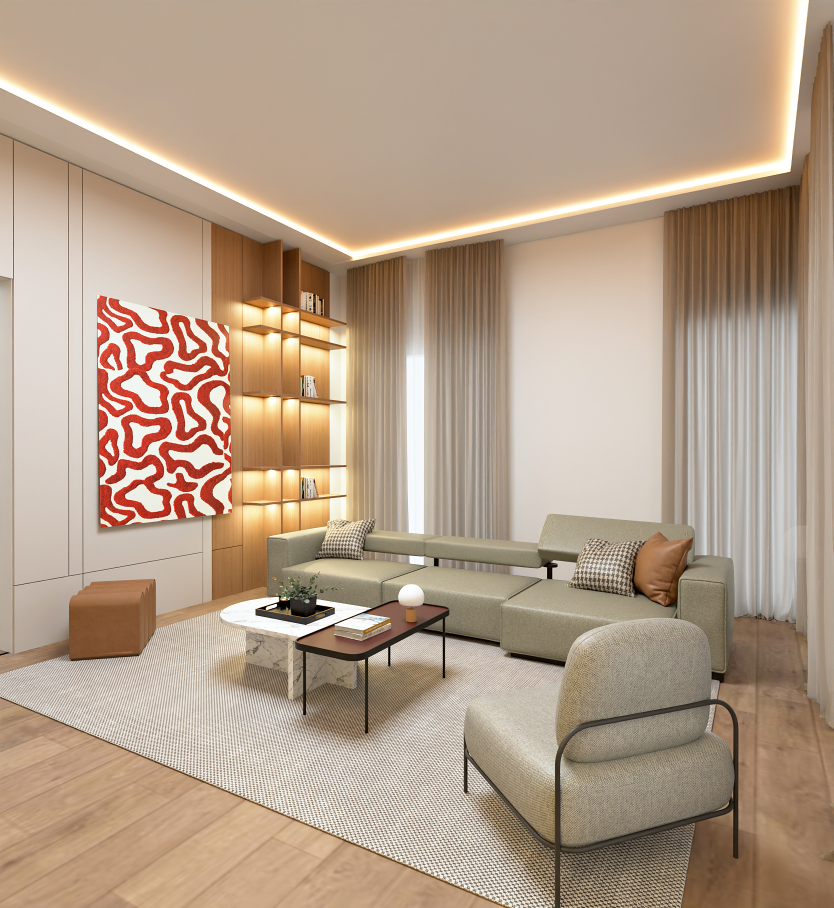
#> input picture projects/instagram-lancement/rendus/retouches/01-salon-tableau-bordeaux.jpg, 1667 x 1816 px (shown at 1/2 size); its folder holds only this picture in this run
$ python compose_feed_v2.py
#> lines starting #> are read from the running program, lines starting #| are printed output that depends on the picture
"""KAÏRA — feed v2 construit à partir des rendus du studio (aucune image générée).

Usage : python3 tools/retouche_rendus.py   puis   python3 tools/compose_feed_v2.py
Entrée : rendus/retouches/  ·  Sortie : livrables/feed-v2/ (publications 1080 × 1350, grille, planche)
Le feed v1 (livrables/visuels, livrables/grille-feed.jpg, légendes) n'est pas modifié.
"""
import json, pathlib, shutil, subprocess
from PIL import Image, ImageDraw

ROOT = pathlib.Path(__file__).resolve().parent.parent
RET = ROOT / "rendus/retouches"
B = ROOT / "build-v2"
IMG = B / "img"
OUT = ROOT / "livrables/feed-v2"
FONTS_SRC = ROOT.parent / "dossier-client/build/fonts"
W, H = 1080, 1350

C = dict(paper="#FAF7F2", ivory="#F4EFE6", sage="#E5E6D8", choc="#3B2A22", walnut="#5A3E2E", oak="#B08A64",
         olive="#5E6B47", bord="#6E2433", muted="#8C7462")

FONTFACE = "".join(
    f'@font-face{{font-family:"{fam}";font-weight:{w};font-style:{st};src:url(fonts/{f})}}'
    for fam, w, st, f in [("Cormorant", 300, "normal", "cormorant-garamond-latin-300-normal.woff2"),
                          ("Cormorant", 400, "normal", "cormorant-garamond-latin-400-normal.woff2"),
                          ("Cormorant", 500, "normal", "cormorant-garamond-latin-500-normal.woff2"),
                          ("Cormorant", 300, "italic", "cormorant-garamond-latin-300-italic.woff2"),
                          ("Cormorant", 400, "italic", "cormorant-garamond-latin-400-italic.woff2"),
                          ("Jost", 300, "normal", "jost-latin-300-normal.woff2"),
                          ("Jost", 400, "normal", "jost-latin-400-normal.woff2"),
                          ("Jost", 500, "normal", "jost-latin-500-normal.woff2")])
CSS = FONTFACE + f"""
*{{margin:0;padding:0;box-sizing:border-box}} html,body{{width:{W}px;height:{H}px;overflow:hidden}}
body{{position:relative;font-family:Jost;font-weight:300;color:{C['choc']};-webkit-font-smoothing:antialiased}}
.serif{{font-family:Cormorant;font-weight:300}} .serif i{{font-style:italic;color:{C['bord']}}}
.caps{{font-family:Jost;font-weight:400;text-transform:uppercase;letter-spacing:.3em;font-size:13px}}
.abs{{position:absolute}} img{{display:block}}
.mark{{font-family:Cormorant;font-weight:400;letter-spacing:.42em;font-size:21px}}
"""

# ------------------------------------------------------------------ préparation des images


def src(name):
    return Image.open(RET / f"{name}.jpg").convert("RGB")


def crop_to(im, box, size):
    """Recadre `box`, puis ajuste au ratio de `size` (rognage centré minimal) et redimensionne."""
    im = im.crop(box) if box else im
    tw, th = size
    r, rt = im.width / im.height, tw / th
    if r > rt:                                   # trop large : rogne les côtés
        nw = round(im.height * rt); x = (im.width - nw) // 2
        im = im.crop((x, 0, x + nw, im.height))
    elif r < rt:                                 # trop haut : rogne haut et bas
        nh = round(im.width / rt); y = (im.height - nh) // 2
        im = im.crop((0, y, im.width, y + nh))
    return im.resize(size, Image.LANCZOS)


def fit(box_w, box_h, w, h):
    s = min(box_w / w, box_h / h)
    return round(w * s), round(h * s)


def prep(pid, name, box, size):
    IMG.mkdir(parents=True, exist_ok=True)
    crop_to(src(name), box, size).save(IMG / f"{pid}.jpg", quality=95, subsampling=0)
    return f"img/{pid}.jpg"


# ------------------------------------------------------------------ gabarits


def cover_band(pid, name, kicker, title, num, box=None):
    """Couverture : rendu complet en haut, bandeau papier avec titre éditorial."""
    ph = 1177
    url = prep(pid, name, box, (W, ph))
    return C["paper"], f"""
<img class="abs" src="{url}" style="left:0;top:0;width:{W}px;height:{ph}px">
<div class="abs" style="left:0;right:0;top:{ph}px;height:1px;background:{C['oak']};opacity:.55"></div>
<div class="abs" style="left:76px;top:{ph + 34}px">
  <div class="caps" style="color:{C['olive']}">{kicker}</div>
  <div class="serif" style="font-size:52px;line-height:1;margin-top:14px">{title}</div>
</div>
<div class="abs" style="right:76px;top:{ph + 40}px;text-align:right">
  <div class="mark">KAÏRA</div>
  <div class="caps" style="font-size:11px;color:{C['muted']};margin-top:14px">N° {num}</div>
</div>"""


def full_bleed(pid, name, box):
    url = prep(pid, name, box, (W, H))
    return "#000", f'<img class="abs" src="{url}" style="left:0;top:0;width:{W}px;height:{H}px">'


def detail(pid, name, box, kicker, title, text, maxh=930):
    """Détail cadré sur papier, légende courte en dessous."""
    x0, y0, x1, y1 = box
    w, h = fit(928, maxh, x1 - x0, y1 - y0)
    url = prep(pid, name, box, (w, h))
    cap_h = 190
    top = max(92, (H - (h + 56 + cap_h)) // 2)
    left = (W - w) // 2
    return C["paper"], f"""
<img class="abs" src="{url}" style="left:{left}px;top:{top}px;width:{w}px;height:{h}px">
<div class="abs" style="left:{left}px;top:{top + h + 50}px;width:{max(w, 600)}px">
  <div class="caps" style="color:{C['olive']}">{kicker}</div>
  <div class="serif" style="font-size:42px;line-height:1.05;margin-top:12px">{title}</div>
  <div style="font-size:18px;line-height:1.55;color:{C['walnut']};margin-top:12px;max-width:640px">{text}</div>
</div>
<div class="abs mark" style="right:76px;bottom:64px;font-size:17px;color:{C['muted']}">KAÏRA</div>"""


# [14 lines left out: function cover_landscape, not called in this run]


def manifesto():
    return C["ivory"], f"""
<div class="abs" style="inset:64px;border:1.5px solid {C['oak']}"></div>
<div class="abs" style="top:190px;left:0;right:0;text-align:center">
  <div class="serif" style="font-size:124px;letter-spacing:.28em;margin-left:.28em;font-weight:400">KAÏRA</div>
  <div class="caps" style="font-size:18px;margin-top:8px;color:{C['walnut']}">Interior Design</div>
</div>
<div class="abs" style="top:600px;left:0;right:0;text-align:center">
  <div style="width:72px;height:2px;background:{C['olive']};margin:0 auto 60px"></div>
  <div class="serif" style="font-size:96px;line-height:1.02">The architecture<br><i>of calm</i></div>
</div>
<div class="abs caps" style="bottom:150px;left:0;right:0;text-align:center;font-size:15px;color:{C['walnut']}">
  Space &nbsp;·&nbsp; Material &nbsp;·&nbsp; Light</div>"""


SWATCHES = [  # (rendu, zone carrée, nom, usage) — échantillons découpés dans les rendus du studio
    ("05-salle-a-manger-detail", (1310, 1348, 1470, 1508), "Travertine", "Dining table"),
    ("02-salon-mur-tv", (620, 1440, 920, 1740), "Natural oak", "Flooring"),
    ("03-chambre-marbre", (560, 380, 840, 660), "Green marble", "Headboard wall"),
    ("05-salle-a-manger-detail", (1420, 1600, 1620, 1800), "Bouclé", "Dining chairs"),
    ("03-chambre-marbre", (820, 1170, 1060, 1410), "Olive", "Bed throw"),
    ("05-salle-a-manger-detail", (1375, 720, 1655, 1000), "Bordeaux", "Artwork"),
]


# [36 lines left out: functions palette, services, not called in this run]


# ------------------------------------------------------------------ le feed (ordre de publication)

POSTS = [
    ("01-manifesto", [lambda: manifesto()]),
    ("02-living-room", [
        lambda: cover_band("02a", "01-salon-tableau-bordeaux", "Living Room · Concept", "Quiet <i>living</i>", "02"),
        lambda: detail("02b", "01-salon-tableau-bordeaux", (150, 330, 1010, 1405), "Detail",
                       "Light in the <i>joinery</i>", "Integrated lighting traces each shelf, and a bordeaux artwork answers the warmth of the wood."),
        lambda: detail("02c", "01-salon-tableau-bordeaux", (560, 1020, 1520, 1800), "Detail",
                       "Stone &amp; <i>dark wood</i>", "A marble pedestal table beside a slim dark-wood table, set on a woven rug."),
        lambda: detail("02d", "02-salon-mur-tv", (0, 330, 590, 1068), "The media wall",
                       "Backlit <i>niches</i>", "Natural wood shelving with concealed lighting and a stone-clad fin."),
    ]),
    ("03-bedroom-marble", [
        lambda: cover_band("03a", "03-chambre-marbre", "Master Bedroom · Concept", "The marble <i>suite</i>", "03"),
        lambda: detail("03b", "03-chambre-marbre", (110, 100, 1010, 1225), "Detail",
                       "A wall of <i>marble</i>", "A single panel of green marble, framed by backlit lacquer and fluted wood."),
        lambda: detail("03c", "03-chambre-marbre", (800, 1230, 1667, 1816), "Detail",
                       "Soft <i>contrasts</i>", "A channel-tufted bench on a brushed brass base, with an olive throw over ivory linen."),
    ]),
    ("04-bedroom-ivory", [
        lambda: cover_band("04a", "04-chambre-claire", "Bedroom · Concept", "Soft <i>ivory</i>", "04"),
        lambda: detail("04b", "04-chambre-claire", (40, 250, 880, 1300), "Detail",
                       "Vertical <i>rhythm</i>", "Slatted wood and two halo pendants draw the eye up towards the light cove."),
        lambda: detail("04c", "04-chambre-claire", (420, 1050, 1667, 1816), "Detail",
                       "Low and <i>enveloping</i>", "A platform bed upholstered in an ivory weave, grounded on a pale rug."),
    ]),
    ("05-palette", [lambda: palette()]),
    ("06-dining-room", [
        lambda: cover_band("06a", "06-salle-a-manger", "Dining Room · Concept", "Around the <i>table</i>", "06"),
        lambda: full_bleed("06b", "05-salle-a-manger-detail", (110, 0, 1563, 1816)),
        lambda: detail("06c", "05-salle-a-manger-detail", (380, 1180, 1667, 1816), "Detail",
                       "Travertine &amp; <i>bouclé</i>", "A travertine table surrounded by bouclé chairs with dark wood frames."),
    ]),
    ("07-open-plan", [
        lambda: cover_landscape("07a", "07-sejour-ouvert", "Living &amp; Dining · Concept", "Open-plan <i>living</i>", "07",
                                "Warm whites &nbsp;·&nbsp; natural wood &nbsp;·&nbsp; pale stone"),
        lambda: detail("07b", "07-sejour-ouvert", (620, 300, 1600, 1000), "Detail",
                       "Wood as <i>structure</i>", "Tall wood-clad volumes separate living and dining while keeping the view through to the garden."),
    ]),
    ("08-kitchen", [
        lambda: cover_band("08a", "08-cuisine", "Kitchen · Concept", "The stone <i>island</i>", "08"),
        lambda: detail("08b", "08-cuisine", (500, 800, 1330, 1600), "Detail",
                       "Stone at the <i>centre</i>", "A waterfall island in veined stone, set on herringbone flooring."),
    ]),
    ("09-services", [lambda: services()]),
]

# Grille du profil une fois les 9 publiées (la 01 en bas à droite, la 09 en haut à gauche)
GRID = [["09-services", "08-kitchen", "07-open-plan"],
        ["06-dining-room", "05-palette", "04-bedroom-ivory"],
        ["03-bedroom-marble", "02-living-room", "01-manifesto"]]


def main():
    shutil.copytree(FONTS_SRC, B / "fonts", dirs_exist_ok=True)
    jobs = []
    for post, slides in POSTS:
        (OUT / "posts" / post).mkdir(parents=True, exist_ok=True)
        for i, make in enumerate(slides, 1):
            bg, body = make()
            html = B / f"{post}-{i:02d}.html"
            html.write_text(f'<!doctype html><html><head><meta charset="utf-8"><style>{CSS}</style></head>'
                            f'<body style="background:{bg}">{body}</body></html>', encoding="utf-8")
            jobs.append({"html": str(html), "out": str(OUT / "posts" / post / f"{i:02d}.jpg")})
#> this loop made 2 passes
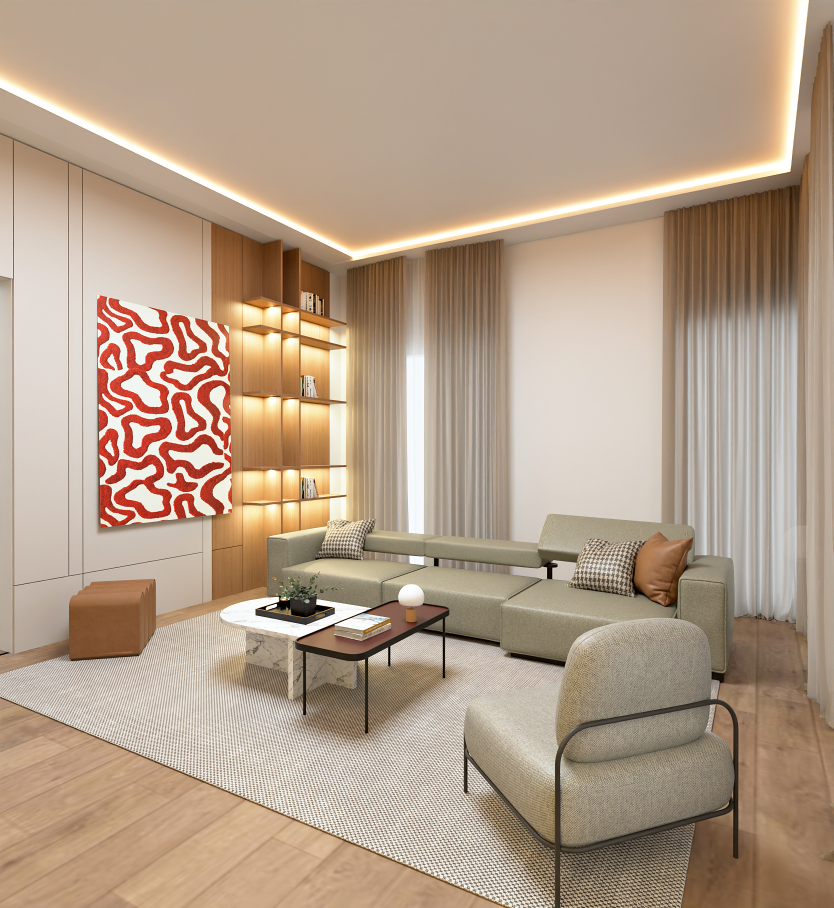
#> input picture projects/instagram-lancement/rendus/retouches/01-salon-tableau-bordeaux.jpg, 1667 x 1816 px (shown at 1/2 size)
#> pass 2, in prep, `crop_to(src(name), box, size).save(IMG / f"{pid}.jpg", quality=95, sub..`:
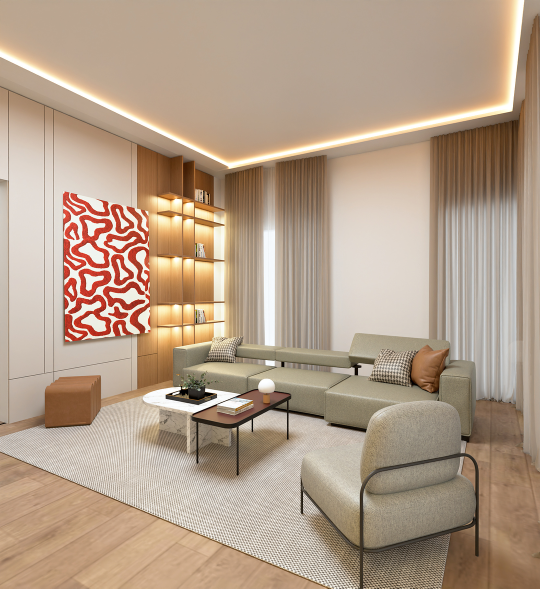
#> saved as 02a.jpg: PIL image 1080x1177 RGB (shown at 1/2 size); mean R, G, B 179.4, 157.8, 137.5
#> pass 2, in crop_to (call 2), `im = im.crop(box) if box else im`:
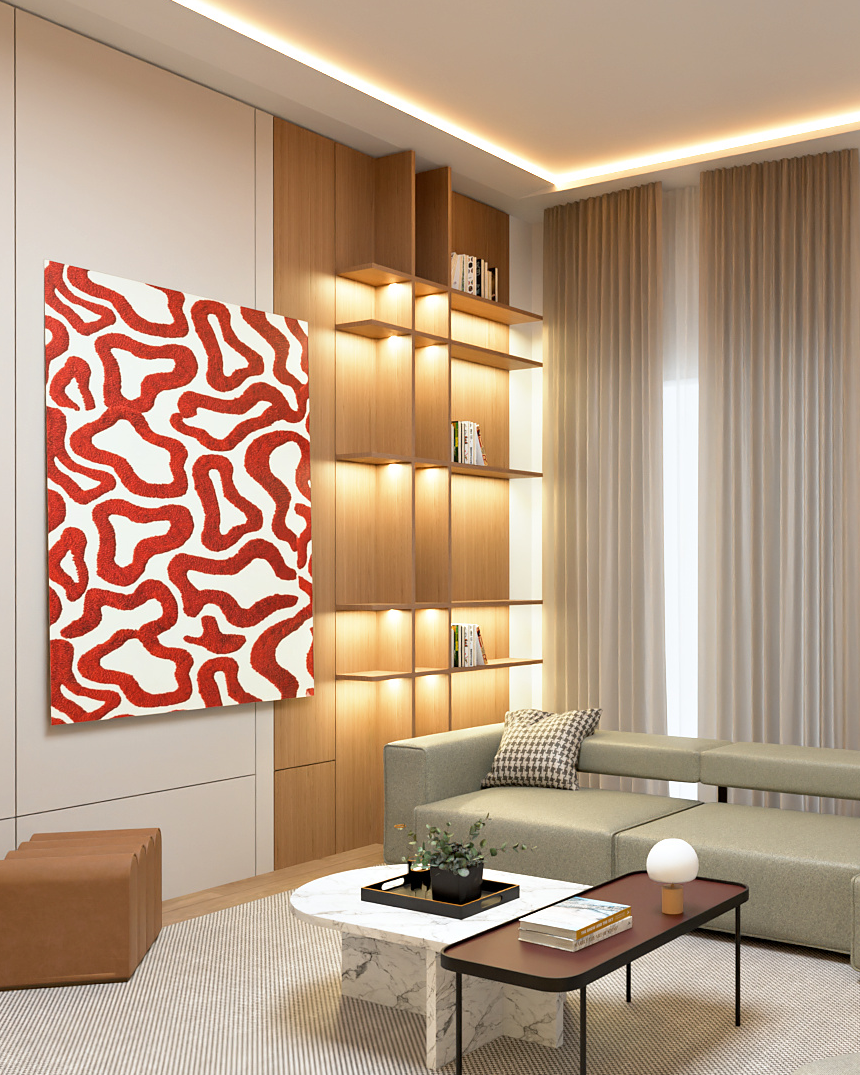
#> im: PIL image 860x1075 RGB; mean R, G, B 181.7, 153.5, 130.1
    (B / "jobs.json").write_text(json.dumps({"width": W, "height": H, "jobs": jobs}))
    subprocess.run(["node", str(ROOT / "tools/shoot_v2.js"), str(B / "jobs.json")], check=True)

    # Grille telle que le profil l'affiche : vignettes 3:4 recadrées au centre des publications 4:5
    cw, ch, gap = 360, 480, 4
    grid = Image.new("RGB", (3 * cw + 2 * gap, 3 * ch + 2 * gap), "#FFFFFF")
    for r, row in enumerate(GRID):
        for c, post in enumerate(row):
            cover = Image.open(OUT / "posts" / post / "01.jpg")
            grid.paste(crop_to(cover, None, (cw, ch)), (c * (cw + gap), r * (ch + gap)))
    grid.save(OUT / "grille-feed.jpg", quality=92)

    # Planche des carrousels (une ligne par publication)
    tw, th, pad = 216, 270, 14
    n = max(len(s) for _, s in POSTS)
    sheet = Image.new("RGB", (pad + n * (tw + pad) + 190, pad + len(POSTS) * (th + pad)), C["paper"])
    d = ImageDraw.Draw(sheet)
    for r, (post, slides) in enumerate(POSTS):
        y = pad + r * (th + pad)
        d.text((pad, y + th // 2 - 6), post, fill=C["choc"])
        for i in range(len(slides)):
            im = Image.open(OUT / "posts" / post / f"{i + 1:02d}.jpg").resize((tw, th), Image.LANCZOS)
            sheet.paste(im, (190 + i * (tw + pad), y))
    sheet.save(OUT / "planche-carrousels.jpg", quality=90)
    print(f"{len(jobs)} visuels ->", OUT)


if __name__ == "__main__":
#> (the run stopped early here; a loop or call above may not have finished)
